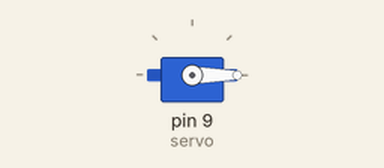
Bench run of a sketch on a simulated Arduino Uno, built with avr-gcc and run on an emulated ATmega328P. On the bench: servo.

Above: at 0.05 s.
At 1.75 s:
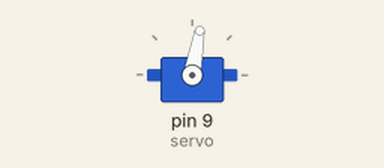
At 3.5 s:
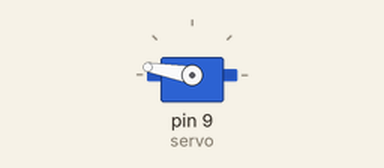
At 7.0 s:
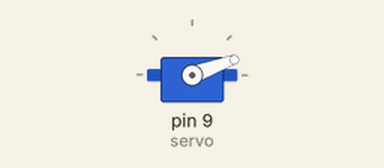
Timing chart, 0 to 9.6 s (numbered marks = the images above):
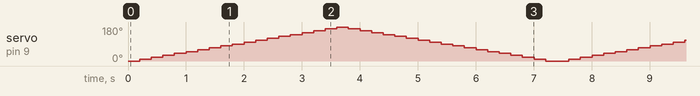

The sketch:

servo.ino
```cpp
#include <Servo.h>

Servo servo;

void setup() {
  Serial.begin(9600);
  servo.attach(9);
}

void loop() {
  for (int a = 0; a < 180; a=a+10) {
    mover(a);
  }
  for (int a = 180; a >= 0; a=a-10) {
    mover(a);
  }
}

void mover(int grados) {
  servo.write(grados);
  delay(200);
}
```
